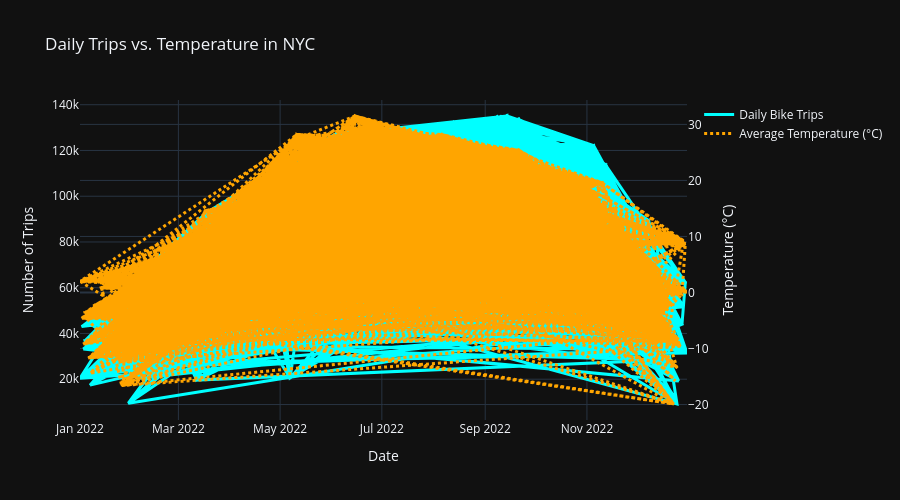

Notebook cell for this chart:
### Code cell
#dual-axis plotting in celsius

fig=go.Figure()

fig.add_trace(
    go.Scatter(
        x=df_small["date"],
        y=df_small["trips"],
        mode="lines",
        name="Daily Bike Trips",
        line=dict(color="cyan", width=3)
    )
)

fig.add_trace(
    go.Scatter(
        x=df_small["date"],
        y=df_small["avgTemp"],
        mode="lines",
        name="Average Temperature (°C)",
        line=dict(color="orange", width=3, dash="dot"),
        yaxis="y2"
    )
)

fig.update_layout(
    title="Daily Trips vs. Temperature in NYC",
    xaxis_title="Date",
    yaxis_title="Number of Trips",
    yaxis2=dict(
        title="Temperature (°C)",
        overlaying="y",
        side="right"
    ),
    template="plotly_dark",
    legend=dict(
        bgcolor="rgba(0,0,0,0)",
        bordercolor="rgba(0,0,0,0)"
    ),
    height=500
)

fig.show()

### Figure 1 — Plotly figure (JSON) as saved in the notebook; plotly's stock layout.template omitted (floating-point values rounded to 4 significant figures; data arrays with more than 128 entries replaced by an {"elided": "..."} marker saying what was removed)
{"data": [{"line": {"color": "cyan", "width": 3}, "mode": "lines", "name": "Daily Bike Trips", "type": "scatter", "x": {"elided": "10000 str values"}, "y": {"elided": "10000 int values"}}, {"line": {"color": "orange", "dash": "dot", "width": 3}, "mode": "lines", "name": "Average Temperature (°C)", "type": "scatter", "x": {"elided": "10000 str values"}, "y": {"elided": "10000 float values"}, "yaxis": "y2"}], "layout": {"height": 500, "legend": {"bgcolor": "rgba(0,0,0,0)", "bordercolor": "rgba(0,0,0,0)"}, "title": {"text": "Daily Trips vs. Temperature in NYC"}, "xaxis": {"title": {"text": "Date"}}, "yaxis": {"title": {"text": "Number of Trips"}}, "yaxis2": {"overlaying": "y", "side": "right", "title": {"text": "Temperature (°C)"}}}}
